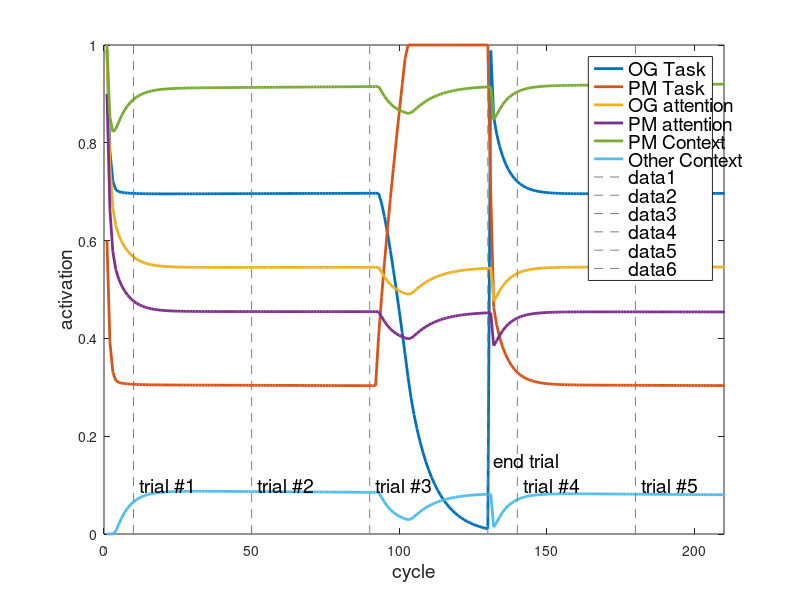

The MATLAB source for this figure:

x = [-1:0.2:5];
x = 1;
cycs = 250;

%{
I = 0;
li = -2; % lateral inhibition
se = -2; % self-excitation
ve = 0; % vertical excitation
ci = 0; % cross-inhibition
step = 0.2;
%}

I = 4;
li = -2; % lateral inhibition
se = -2 + 0.001; % self-excitation
ve = -1; % vertical excitation
ci = -1; % cross-inhibition
step = 0.1;

%{
W = [
    se li ve ci 0;
    li se ci ve 0;
    ve ci se li 0;
    ci ve li se 0;
    0 0 0 0 0;
    ];
b_high = [I I I I 0];
b_low = b_high / 10;
b = b_high;
init_a = [0.99 0.6 0.99 0.9 0];
%}


W = [
    se li ve ci ci ci 0;
    li se ci ve ci ci 0;
    ve ci se li ve ci 0;
    ci ve li se ci ve 0;
    ci ci ve ci se li 0;
    ci ci ci ve li se 0;
    0  0  0  0  0  0  0;
    ];
b_high = [I I I I I I 0];
b_low = b_high / 10;
b = b_high;
init_a = [0.99 0.6 0.99 0.9 1 0 0];


z = zeros(size(x, 2));

for i = 1:size(x, 2)
    for j = 1:size(x, 2)
        a1 = x(i);
        a2 = x(j);
 
        a = [a1 a2 a1 a2];
        if size(x, 2) == 1
            a = init_a;
        end
        net = [0 0 0 0];
        avg = [0 0 0 0];
        act = zeros(cycs+1, size(W, 1));
                                                %act(1,:) = 1 ./ (1 + exp(-a));
                                                act(1,:) = a;
        for cyc = 1:cycs
            net = a * W + b;
            
            if cyc > 90 && cyc < 130
                b(2) = 5;
            else
                if cyc == 130 || cyc == 131
                    a(1:2) = init_a(1:2);
                end
                b(2) = I;
            end
            
            
            %b = b - b * 0.00001;
            
            %{
            if cyc > 50 && cyc < 70
                b = b_low;
            else
                b = b_high;
            end
            %}

            
            %if cyc > 20 && cyc < 40
            %    b(5) = 15;
            %else
            %    b(5) = I;
            %end
            
                                                da = net;
                                                %da = -a + quadsquare(b + a * W);
            a = a + step * da;
            a = min(a, 1);
            a = max(a, 0);
                                                %act(cyc+1,:) = 1 ./ (1 + exp(-a));
                                                act(cyc+1,:) = a;
        end
        z(i, j) = norm(act(end,:) - act(1,:));
        
        if size(x, 2) == 1
            figure;
            
            plot(act(:,1:6), 'LineWidth', 2);
            ylim([0 1]);
            xlim([0 210]);
            legend('OG Task', 'PM Task', 'OG attention', 'PM attention', 'PM Context', 'Other Context', 'Load');
            ylabel('activation');
            xlabel('cycle');
            line([10 10],ylim, 'LineStyle', '--', 'Color',[0.5 0.5 0.5]);
            line([50 50],ylim, 'LineStyle', '--', 'Color',[0.5 0.5 0.5]);
            line([90 90],ylim, 'LineStyle', '--', 'Color',[0.5 0.5 0.5]);
            
            line([130 130],ylim, 'LineStyle', '--', 'Color',[0.5 0.5 0.5]);
            line([140 140],ylim, 'LineStyle', '--', 'Color',[0.5 0.5 0.5]);
            line([180 180],ylim, 'LineStyle', '--', 'Color',[0.5 0.5 0.5]);
            
            text(12, 0.1, 'trial #1');
            text(52, 0.1, 'trial #2');
            
            text(92, 0.1, 'trial #3');
            text(132, 0.15, 'end trial');            
            text(142, 0.1, 'trial #4');
            text(182, 0.1, 'trial #5');
            
            %title('Ongoing Trials, 5 WM units');            
            %title('Task Switch, 5 WM units');
            
            figureHandle = gcf;
            set(findall(figureHandle,'type','text'),'fontSize',14);
        end
    end
end

if size(x, 2) > 1
    figure;
    surf(x, x, z);
end